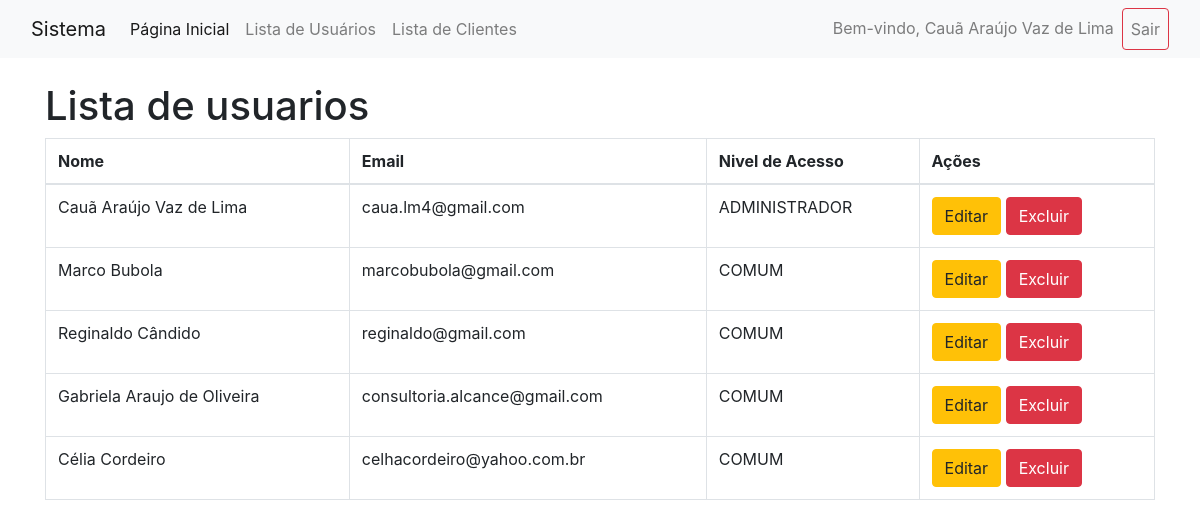
The page /cadastro_cliente/lista_usuarios.php (signed in) on the database its author committed.
### tables this page shows
CREATE TABLE `usuarios` (
  `id` int NOT NULL AUTO_INCREMENT,
  `nome` varchar(100) NOT NULL,
  `email` varchar(100) NOT NULL,
  `senha` varchar(255) NOT NULL,
  `nivel_acesso` varchar(255) NOT NULL,
  PRIMARY KEY (`id`),
  UNIQUE KEY `email` (`email`)
);

### cadastro_cliente/lista_usuarios.php (the view, shortened to what this page needs)
<?php
include 'conexao.php';
include 'menu.php';
$usuarios = $conn->query("SELECT * FROM usuarios")->fetchAll(PDO::FETCH_ASSOC);
?>
<!DOCTYPE html>
<html lang="pt-br">
<head>
  <link rel="stylesheet" href="https://maxcdn.bootstrapcdn.com/bootstrap/4.5.2/css/bootstrap.min.css">
</head>
<body>
  <div class="container">
    <h1 class="mt-4">Lista de usuarios</h1>
    <table class="table table-bordered">
      <thead>
        <tr>
          <th>Nome</th>
          <th>Email</th>
          <th>Nivel de Acesso</th>
          <th>Ações</th>
        </tr>
      </thead>
      <tbody>
        <?php foreach ($usuarios as $usuarios): ?>
          <tr>
            <td><?= htmlspecialchars($usuarios['nome']) ?></td>
            <td><?= htmlspecialchars($usuarios['email']) ?></td>
            <td><?= htmlspecialchars($usuarios['nivel_acesso']) ?></td>
            <td>
              <?php if ($_SESSION['nivel_acesso'] == 'ADMINISTRADOR'): ?>
                <a href="editar_usuarios.php?id=<?= $usuarios['id'] ?>" class="btn btn-warning">Editar</a>
                <a href="excluir_usuarios.php?id=<?= $usuarios['id'] ?>" class="btn btn-danger"
                  onclick="return confirm('A exclusão será permanente! Tem certeza disso?')">Excluir</a>
              <?php else: ?>
                <span class="text-muted">Sem permissão</span>
              <?php endif; ?>
            </td>
          </tr>
        <?php endforeach; ?>
      </tbody>
    </table>
  </div>
</body>
</html>

### rows shown on the page
usuarios: nome "Cauã Araújo Vaz de Lima", email "caua.lm4@gmail.com", nivel_acesso "ADMINISTRADOR"
usuarios: nome "Marco Bubola", email "marcobubola@gmail.com", nivel_acesso "COMUM"
usuarios: nome "Reginaldo Cândido", email "reginaldo@gmail.com", nivel_acesso "COMUM"
usuarios: nome "Gabriela Araujo de Oliveira", email "consultoria.alcance@gmail.com", nivel_acesso "COMUM"
usuarios: nome "Célia Cordeiro", email "celhacordeiro@yahoo.com.br", nivel_acesso "COMUM"

### other values the page prints
$_SESSION['nome_usuario'] "Cauã Araújo Vaz de Lima"
